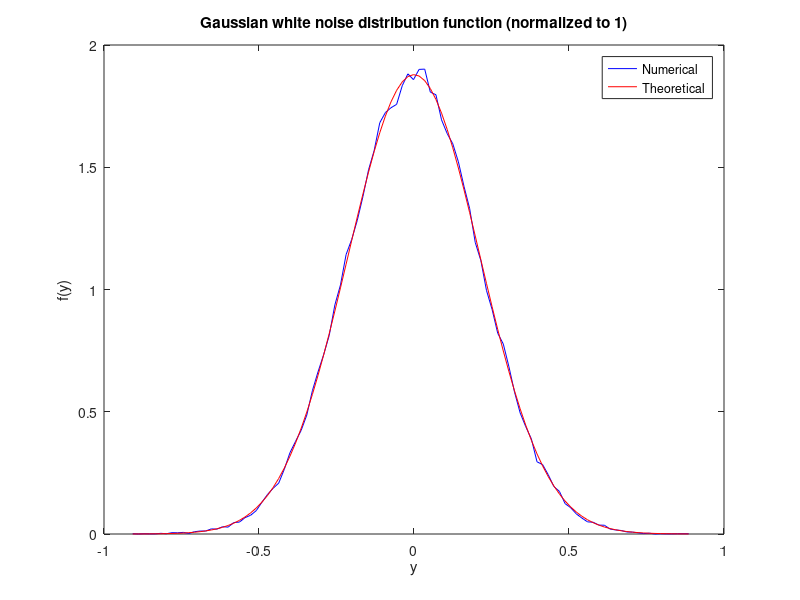

The MATLAB script that drew this image:
% /////////////////////////////////////////
%
% Software name : LUKE
%
% Authors : Yves Savoye-Peysson and Joan Decker
%
% Copyright holders : Commissariat a l'Energie Atomique et aux Energies Alternatives (CEA), France
%
% CEA authorizes the use of the LUKE software under the CeCILL-C open source license https://cecill.info/licences/Licence_CeCILL-C_V1-en.html
%
% The terms and conditions of the CeCILL-C license are deemed to be accepted upon downloading the software and/or exercising any of the rights granted under the CeCILL-C license.
%
% /////////////////////////////////////////
%
function [y] = randg_yp(N,av,fwhm,display_mode)
%
% White gaussian noise generator, with given mean and FWHM values.
%
%   INPUTS: 
%
%       - N: number of trials [1,N]
%       (default = 100000)
%       - av: average value [m,1]
%       (default = 0)
%       - fwhm: fullwidth at half maximum value [m,1]
%       (default = 0.5)
%       - display_mode: display the distribution is > 0 and is the number of bin of the histogram  [1,1]
%       (default = 0)
%
%
%   OUTPUTS: [qe,me,mp,mn,e0,mu0,re,mc2,clum,alpha,kB]
%   
%   - y: white gaussian noise [1,N]
%
if nargin == 0, 
    N = 100000;
    av = 0;
    fwhm = 0.5;
    display_mode = 100;
end
%
if nargin == 1, 
    av = 0;
    fwhm = 0.5;
    display_mode = 0;
end
%
if nargin == 2, 
    fwhm = 0.5;
    display_mode = 0;
end
%
if nargin == 3, 
    display_mode = 0;
end
%
fwhm = fwhm(:);
av = av(:);
if size(av) ~= size(fwhm), error('Inconsistent size of av and hwhm in randg_yp.m');end
%
sigma = fwhm/sqrt(2*log(2))/2;%standard deviation
Xsigma = repmat(sigma,[1,N]);
Xav = repmat(av,[1,N]);
%
y = sqrt(-2*log(rand(size(Xav,1),N))).*cos(2*pi*rand(size(Xav,1),N)).*Xsigma + Xav;
%
if nargin == 4,
    if display_mode,
        if display_mode < round(N/100),
            disp(['WARNING: display_mode parameter must exceed be of the order of ',int2str(round(N/100)),' for a correct histogramm.']);
            display_mode = round(N/100);
        else
            disp(['WARNING: not enough trials for drawing a correct histogramm -> display_mode parameter set to zero.']);
            display_mode = 0;
        end
    end
end
%
if display_mode,
    [z,x] = hist(y,display_mode);%display_mode is the number of bin for the histogram
    normz = sum(z)*(x(2)-x(1));
    figure(1),plot(x,z/normz,'b',x,exp(-(x - av).^2/2/sigma^2)/sqrt(2*pi)/sigma,'r');
    norm_th = sum(exp(-(x - av).^2/2/sigma^2))/sqrt(2*pi)/sigma*(x(2)-x(1));
    title('Gaussian white noise distribution function (normalized to 1)')
    xlabel('y');ylabel('f(y)')
    legend('Numerical','Theoretical')
    hold off
end
